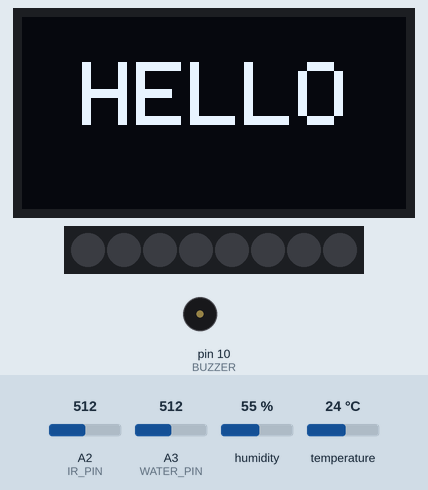
A sketch run on a simulated Arduino Uno, built with avr-gcc and run on an emulated ATmega328P. On the bench: 128×64 one-colour display, 8 RGB LEDs in strip order, left to right, buzzer (waves = sounding). Inputs (shaded band) come from the test bench; at power-on: A2 (IR_PIN) = 512, A3 (WATER_PIN) = 512, temperature 24 °C, humidity 55 %. Dim RGB values are drawn brighter than linear.

Above: at 0.1 s.
6.4 s: A2 (IR_PIN) set to 267
8.3 s: A2 (IR_PIN) set to 238
At 9.44 s:
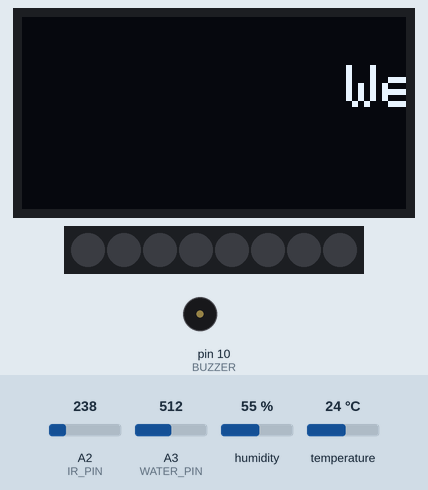
11.5 s: A3 (WATER_PIN) set to 264
13.0 s: A3 (WATER_PIN) set to 239
At 13.7 s:
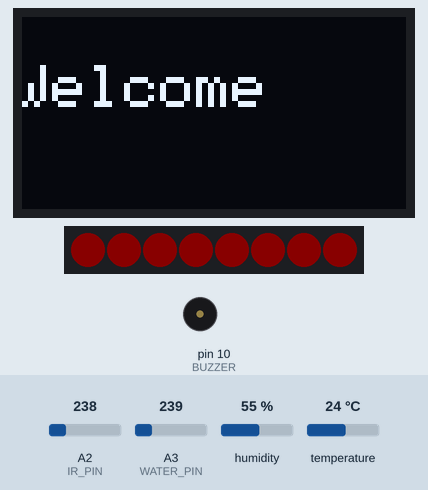
15.3 s: temperature set to 28 °C
At 16.05 s:
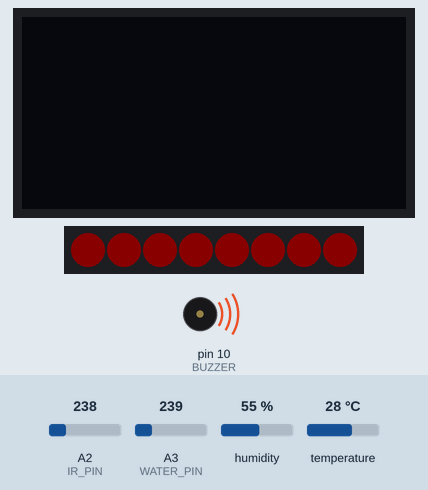
17.6 s: A3 (WATER_PIN) set to 265
At 18.44 s:
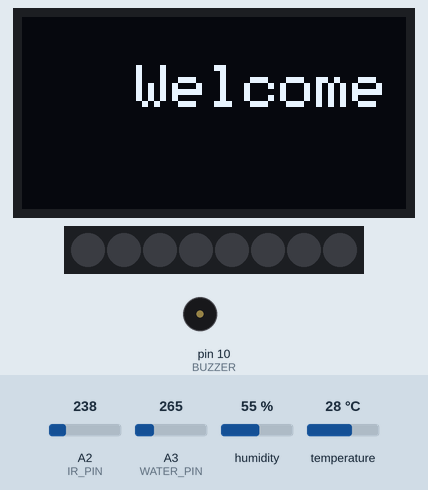
Timing chart, 0 to 20.6 s (numbered marks = the images above; inputs shaded):
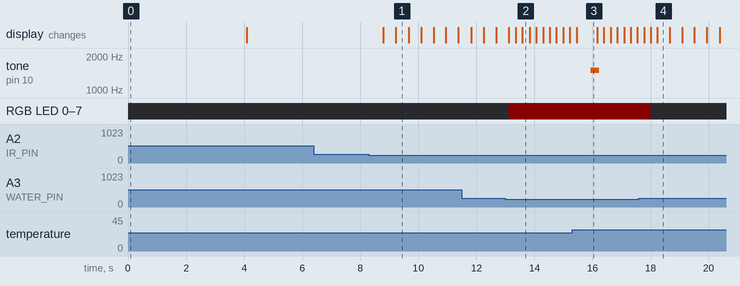

Measured:
- the behaviour switches between 255 and 254 on A2 (IR_PIN) (found by bisection; images 0 and 1)
- the behaviour switches between 255 and 254 on A3 (WATER_PIN) (found by bisection; images 1 and 2)
- after the input at 6.4 s, every drawn part: stays the same
- after the input at 8.3 s, the display: first changes after 0.49 s (image 1 shows a later state)
- after the input at 15.3 s, tone on pin 10 (BUZZER): silent → 1500 Hz after 0.64 s, → silent 0.30 s later
- what the display in image 1 shows lasts 0.5 s, from 9.2 s to 9.7 s
- what the display in image 3 shows lasts 0.7 s, from 15.5 s to 16.2 s
- what the display in image 4 shows lasts 0.5 s, from 18.2 s to 18.7 s

The sketch:

main.ino
```cpp
#include <Adafruit_NeoPixel.h>
#ifdef __AVR__
 #include <avr/power.h> // Required for 16 MHz Adafruit Trinket
#endif

#include <SPI.h>
#include <Wire.h>
#include <Adafruit_GFX.h>
#include <Adafruit_SSD1306.h>
#include "DHT.h"

// Which pin on the Arduino is connected to the NeoPixels?
#define LED_PIN 3 // On Trinket or Gemma, suggest changing this to 1
// How many NeoPixels are attached to the Arduino?
#define LED_COUNT 8 // Popular NeoPixel ring size
#define DELAYVAL 500 // Time (in milliseconds) to pause between pixels
Adafruit_NeoPixel pixels(LED_COUNT, LED_PIN, NEO_GRB + NEO_KHZ800);
//Adafruit_NeoPixel strip(LED_COUNT, LED_PIN, NEO_GRBW + NEO_KHZ800);
#define BRIGHTNESS  10 //0~255

#define SCREEN_WIDTH 128 // OLED display width, in pixels
#define SCREEN_HEIGHT 64 // OLED display height, in pixels
#define BUZZER  10
#define DHTPIN  9     // Digital pin connected to the DHT sensor
#define WATER_PIN A3
#define IR_PIN  A2

#define DHTTYPE DHT11   // DHT 11
DHT dht(DHTPIN, DHTTYPE);
float Humi, temp, initTemp = 0;
char chBuffer[30];
char floatString[10];

// Declaration for an SSD1306 display connected to I2C (SDA, SCL pins)
// The pins for I2C are defined by the Wire-library.
// On an arduino UNO:       A4(SDA), A5(SCL)
// On an arduino MEGA 2560: 20(SDA), 21(SCL)
// On an arduino LEONARDO:   2(SDA),  3(SCL), ...
#define OLED_RESET     -1 // Reset pin # (or -1 if sharing Arduino reset pin)
#define SCREEN_ADDRESS 0x3C ///< See datasheet for Address; 0x3D for 128x64, 0x3C for 128x32
Adafruit_SSD1306 display(SCREEN_WIDTH, SCREEN_HEIGHT, &Wire, OLED_RESET);

char message[]="Welcome ";
int8_t x, minX;

bool oled_display = false;
bool scroll_repeat = false;

void setup() {

  pinMode(BUZZER, OUTPUT);
  Serial.begin(115200);

  // SSD1306_SWITCHCAPVCC = generate display voltage from 3.3V internally
  if(!display.begin(SSD1306_SWITCHCAPVCC, SCREEN_ADDRESS)) {
    Serial.println(F("SSD1306 allocation failed"));
    //for(;;); // Don't proceed, loop forever
  }

  dht.begin();
  pixels.begin(); // INITIALIZE NeoPixel strip object (REQUIRED)
  pixels.setBrightness(BRIGHTNESS);
  pixels.clear(); // Set all pixel colors to 'off'
  pixels.show();

  // Show initial display buffer contents on the screen --
  // the library initializes this with an Adafruit splash screen.
  display.clearDisplay();
  //display.display();
  display.setTextSize(3);
  display.setTextColor(WHITE);
  display.setCursor(20,15);
  display.print("HELLO");
  display.display();
  delay(4000); // Pause for 2 seconds

  // Clear the buffer
  display.clearDisplay();
  display.setTextSize(2);
  display.setTextColor(WHITE);
  display.setTextWrap(true);
  x = display.width();
  minX = -12 * strlen(message);  // 12 = 6 pixels/character * text size 2
  display.display();

  delay(1000);
  initTemp = dht.readTemperature();
  Humi = dht.readHumidity();
}

void OLED_message(void) {

//  Serial.println(x);
  display.clearDisplay();//Clear buffer and screen
  display.setTextColor(WHITE);//Use white pixels
  display.setTextSize(2);//Set 3 times normal text size
  display.setTextWrap(false);//Turn text wrapping off
  display.setCursor(x, 16);//Position cursor
  display.print(message);//Scrolling message

  display.display();//Send the above to the display
  x = x - 10;//scroll speed faster with larger value
//  if (x < minX) x = display.width();//If text length less than 128 pixels, use screen size as length to base scrolling maths on
  if (x < minX){
    oled_display = false;

  }
}

uint8_t  Waitcount=0;
uint8_t BUZZER_wait=0,BUZZER_repeat=0;

float t_diff,lasttemp=0;

void loop() {

//  if (digitalRead(IR_PIN) == LOW){
  if (analogRead(A2) < 255){
    Waitcount++;
  if (oled_display == false ) {
      oled_display = true;
      x = display.width();
    }
  }else{
    Waitcount = 0;
  }
  if (Waitcount >= 33) {// @ 5second
    Waitcount = 0;
  }
  if (oled_display == true )  OLED_message();

  if (analogRead(A3) < 255){
    for(int i=0; i<LED_COUNT; i++) { // For each pixel...
        // pixels.Color() takes RGB values, from 0,0,0 up to 255,255,255
        // Here we're using a moderately bright green color:
        pixels.setPixelColor(i, pixels.Color(255, 0, 0));
        pixels.show();   // Send the updated pixel colors to the hardware.
      }
  }else{
    delay(200);
    pixels.clear();
    pixels.show();   // Send the updated pixel colors to the hardware.
  }

  temp = dht.readTemperature();
  t_diff = temp - initTemp;
  if ((t_diff < 0 ) || (t_diff >= 1.5) ) initTemp = temp;

  if ((t_diff >= 0.8) && !BUZZER_wait && !BUZZER_repeat){
    BUZZER_wait=40;//@8 sec wait
    BUZZER_repeat = 1;
    tone(BUZZER, 1500,300);
  }
  if (BUZZER_wait){
    BUZZER_wait--;
  }else{
    BUZZER_repeat = 0;
  }
  delay(200);
}
```
